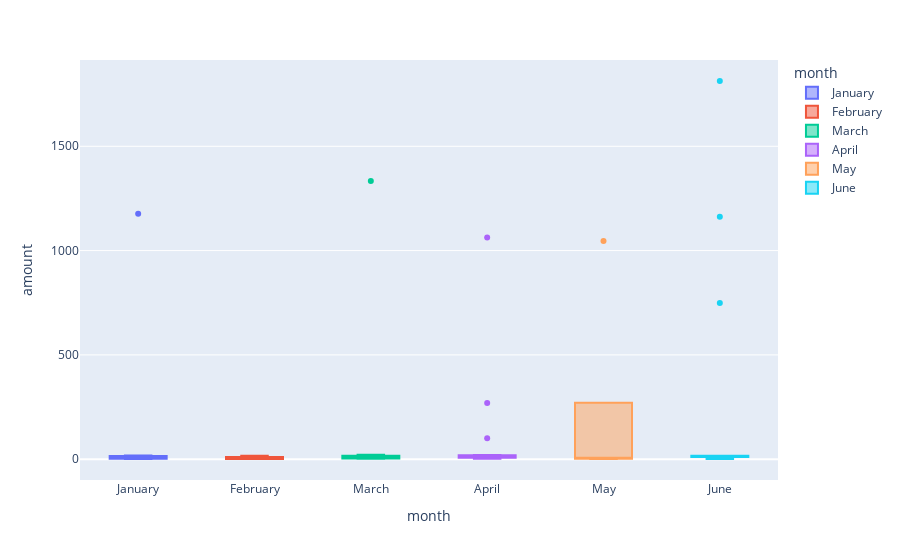

This figure's notebook cell:
### Code cell
# Creating the six box plots using plotly express
px.box(output_2, x = "month", y = "amount", color="month" ).show()

### Figure 1 — Plotly figure (JSON) as saved in the notebook; plotly's stock layout.template omitted (floating-point values rounded to 4 significant figures)
{"data": [{"alignmentgroup": "True", "hovertemplate": "month=%{x}<br>amount=%{y}<extra></extra>", "legendgroup": "January", "marker": {"color": "#636efa"}, "name": "January", "notched": false, "offsetgroup": "January", "orientation": "v", "showlegend": true, "type": "box", "x": ["January", "January", "January", "January", "January", "January", "January", "January", "January", "January"], "x0": " ", "xaxis": "x", "y": [1.46, 10.74, 2.93, 1.39, 17.84, 1.65, 15.86, 2.22, 1177, 2.75], "y0": " ", "yaxis": "y"}, {"alignmentgroup": "True", "hovertemplate": "month=%{x}<br>amount=%{y}<extra></extra>", "legendgroup": "February", "marker": {"color": "#EF553B"}, "name": "February", "notched": false, "offsetgroup": "February", "orientation": "v", "showlegend": true, "type": "box", "x": ["February", "February", "February", "February", "February", "February", "February", "February", "February", "February"], "x0": " ", "xaxis": "x", "y": [10.75, 10.81, 5.97, 3.69, 16.7, 1.26, 2.63, 11.01, 0.91, 1.18], "y0": " ", "yaxis": "y"}, {"alignmentgroup": "True", "hovertemplate": "month=%{x}<br>amount=%{y}<extra></extra>", "legendgroup": "March", "marker": {"color": "#00cc96"}, "name": "March", "notched": false, "offsetgroup": "March", "orientation": "v", "showlegend": true, "type": "box", "x": ["March", "March", "March", "March", "March", "March", "March", "March", "March", "March", "March", "March", "March"], "x0": " ", "xaxis": "x", "y": [12.42, 16.58, 1334, 2.88, 2.04, 13.57, 10.1, 1.65, 3.08, 4.2, 2.56, 18.28, 21.04], "y0": " ", "yaxis": "y"}, {"alignmentgroup": "True", "hovertemplate": "month=%{x}<br>amount=%{y}<extra></extra>", "legendgroup": "April", "marker": {"color": "#ab63fa"}, "name": "April", "notched": false, "offsetgroup": "April", "orientation": "v", "showlegend": true, "type": "box", "x": ["April", "April", "April", "April", "April", "April", "April", "April", "April", "April", "April", "April", "April", "April", "April", "April"], "x0": " ", "xaxis": "x", "y": [100, 2.62, 7.08, 17.15, 1063, 10.15, 10.06, 269, 10.24, 7.39, 6.01, 20.03, 2.79, 10.02, 15.66, 16.5], "y0": " ", "yaxis": "y"}, {"alignmentgroup": "True", "hovertemplate": "month=%{x}<br>amount=%{y}<extra></extra>", "legendgroup": "May", "marker": {"color": "#FFA15A"}, "name": "May", "notched": false, "offsetgroup": "May", "orientation": "v", "showlegend": true, "type": "box", "x": ["May", "May", "May", "May", "May"], "x0": " ", "xaxis": "x", "y": [1.1, 1046, 12.15, 2.27, 5.97], "y0": " ", "yaxis": "y"}, {"alignmentgroup": "True", "hovertemplate": "month=%{x}<br>amount=%{y}<extra></extra>", "legendgroup": "June", "marker": {"color": "#19d3f3"}, "name": "June", "notched": false, "offsetgroup": "June", "orientation": "v", "showlegend": true, "type": "box", "x": ["June", "June", "June", "June", "June", "June", "June", "June", "June", "June", "June", "June", "June", "June"], "x0": " ", "xaxis": "x", "y": [1162, 749, 10.69, 11.88, 1.03, 10.15, 11.01, 16.29, 15.98, 1813, 16.61, 11.53, 5.24, 2.27], "y0": " ", "yaxis": "y"}], "layout": {"autosize": true, "boxmode": "overlay", "legend": {"title": {"text": "month"}, "tracegroupgap": 0}, "margin": {"t": 60}, "xaxis": {"anchor": "y", "autorange": true, "categoryarray": ["January", "February", "March", "April", "May", "June"], "categoryorder": "array", "domain": [0, 1], "range": [-0.5, 5.5], "title": {"text": "month"}, "type": "category"}, "yaxis": {"anchor": "x", "autorange": true, "domain": [0, 1], "range": [-99.76, 1914.0], "title": {"text": "amount"}, "type": "linear"}}}
